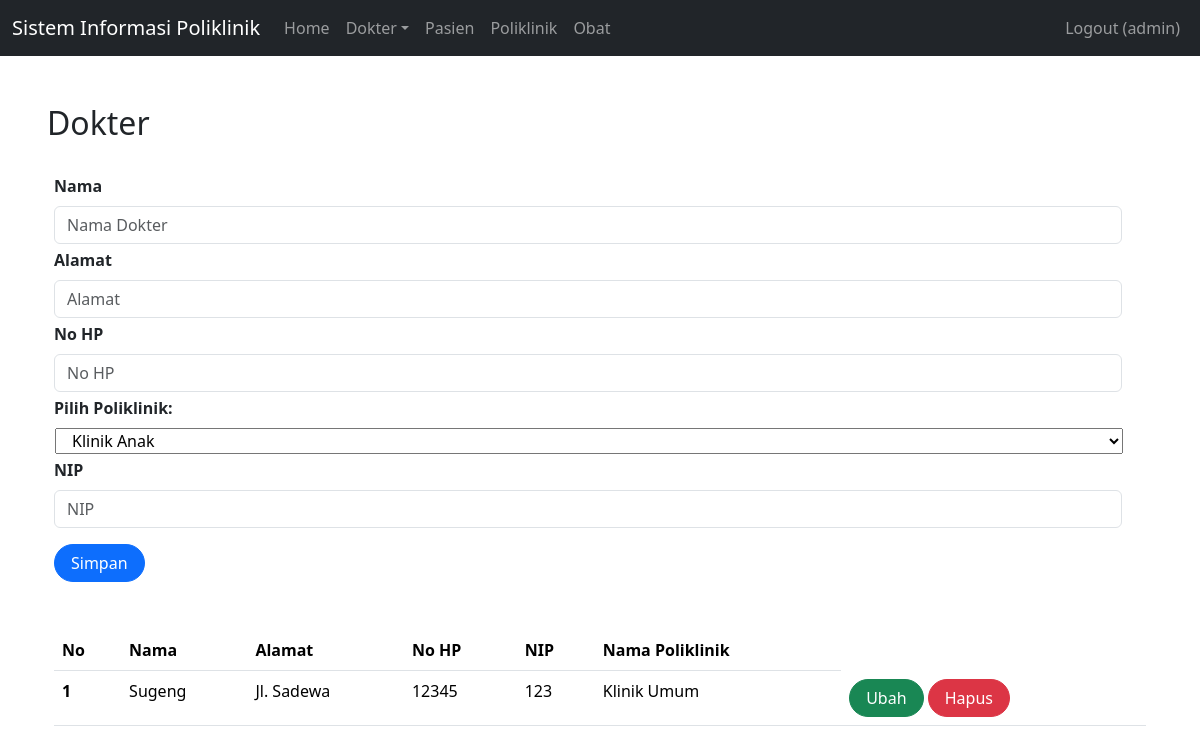
Page /index.php?page=dokter (signed in) on the committed database.
### tables this page shows
CREATE TABLE `dokter` (
  `id` int(11) NOT NULL,
  `nama` varchar(255) NOT NULL,
  `alamat` varchar(255) NOT NULL,
  `no_hp` varchar(50) NOT NULL,
  `id_poli` int(11) NOT NULL,
  `nip` varchar(225) NOT NULL,
  `password` varchar(225) NOT NULL
);

CREATE TABLE `poli` (
  `id` int(11) NOT NULL,
  `nama_poli` varchar(25) NOT NULL,
  `keterangan` text NOT NULL
);

### dokter.php (the view, shortened to what this page needs)
<h2 class="row mt-5" style="margin-left: 5px">Dokter</h2>
<br>
<div class="container">
    <form class="form row" method="POST" action="" name="myForm" onsubmit="return(validate());">
        <?php
        $nama = '';
        $alamat = '';
        $no_hp = '';
        $nip = '';
        ?>
        <div class="row">
            <label for="inputNama" class="form-label fw-bold">
                Nama
            </label>
            <div>
                <input type="text" class="form-control" name="nama" id="inputNama" placeholder="Nama Dokter" value="<?php echo $nama ?>">
            </div>
        </div>
        <div class="row mt-1">
            <label for="inputAlamat" class="form-label fw-bold">
                Alamat
            </label>
            <div>
                <input type="text" class="form-control" name="alamat" id="inputAlamat" placeholder="Alamat" value="<?php echo $alamat ?>">
            </div>
        </div>
        <div class="row mt-1">
            <label for="inputHP" class="form-label fw-bold">
                No HP
            </label>
            <div>
                <input type="text" class="form-control" name="no_hp" id="inputHP" placeholder="No HP" value="<?php echo $no_hp ?>">
            </div>
        </div>
        <div class="row mt-1">
            <label for="id_poli" class="form-label fw-bold">Pilih Poliklinik:</label>
            <div class="row ml-1" style="margin-left: 1px;">
                <select name="id_poli" id="id_poli">
                    <?php
                    $poli = mysqli_query($mysqli, "SELECT * FROM poli");
                    while ($rows = mysqli_fetch_assoc($poli)) {
                         echo "<option value='{$rows['id']}' >{$rows['nama_poli']}</option>";
                    }
                    ?>
                </select>
            </div>
        </div>
        <div class="row mt-1">
            <label for="inputNIP" class="form-label fw-bold">
                NIP
            </label>
            <div>
                <input type="text" class="form-control" name="nip" id="inputNIP" placeholder="NIP" value="<?php echo $nip ?>">
            </div>
        </div>
        <div class="row mt-3">
            <div class=col>
                <button type="submit" class="btn btn-primary rounded-pill px-3 mt-auto" name="simpan">Simpan</button>
            </div>
        </div>
    </form>
    <br>
    <br>
    <table class="table table-hover">
        <thead>
            <tr>
                <th scope="col">No</th>
                <th scope="col">Nama</th>
                <th scope="col">Alamat</th>
                <th scope="col">No HP</th>
                <th scope="col">NIP</th>
                <th scope="col">Nama Poliklinik</th>
            </tr>
        </thead>
        <tbody>
            <?php
            $result = mysqli_query($mysqli, "SELECT dokter.*, poli.nama_poli AS nama_poli FROM poli INNER JOIN dokter WHERE id_poli = poli.id");
            $no = 1;
            while ($data = mysqli_fetch_array($result)) {
            ?>
                <tr>
                    <th scope="row"><?php echo $no++ ?></th>
                    <td><?php echo $data['nama'] ?></td>
                    <td><?php echo $data['alamat'] ?></td>
                    <td><?php echo $data['no_hp'] ?></td>
                    <td><?php echo $data['nip'] ?></td>
                    <td><?php echo $data['nama_poli'] ?></td>
                    <td>
                        <a class="btn btn-success rounded-pill px-3" href="index.php?page=dokter&id=<?php echo $data['id'] ?>">Ubah</a>
                        <a class="btn btn-danger rounded-pill px-3" href="index.php?page=dokter&id=<?php echo $data['id'] ?>&aksi=hapus">Hapus</a>
                    </td>
                </tr>
            <?php
            }
            ?>
        </tbody>
    </table>
</div>

### rows in the picture
dokter: nama "Sugeng", alamat "Jl. Sadewa", no_hp "12345", nip "123", id_poli.nama_poli "Klinik Umum"

### other values in the picture
$_SESSION['username'] "admin"
form field id_poli "Klinik Anak"
